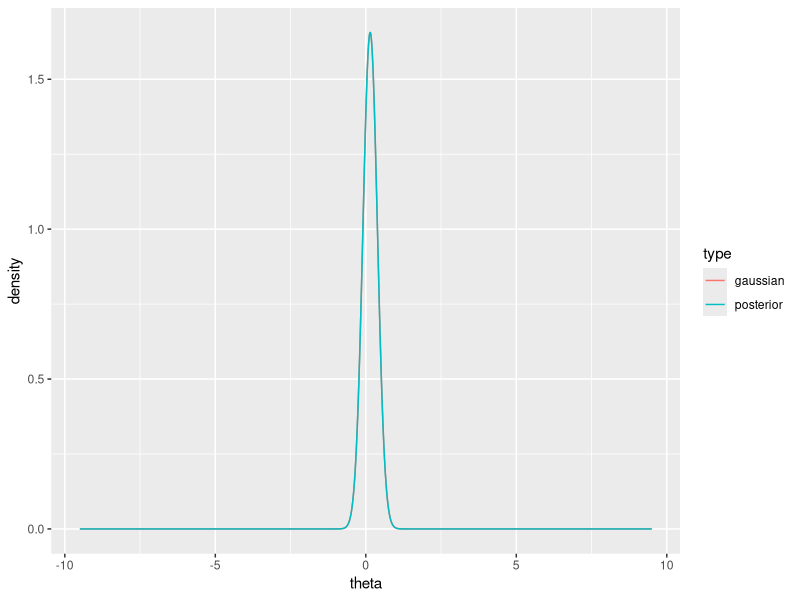
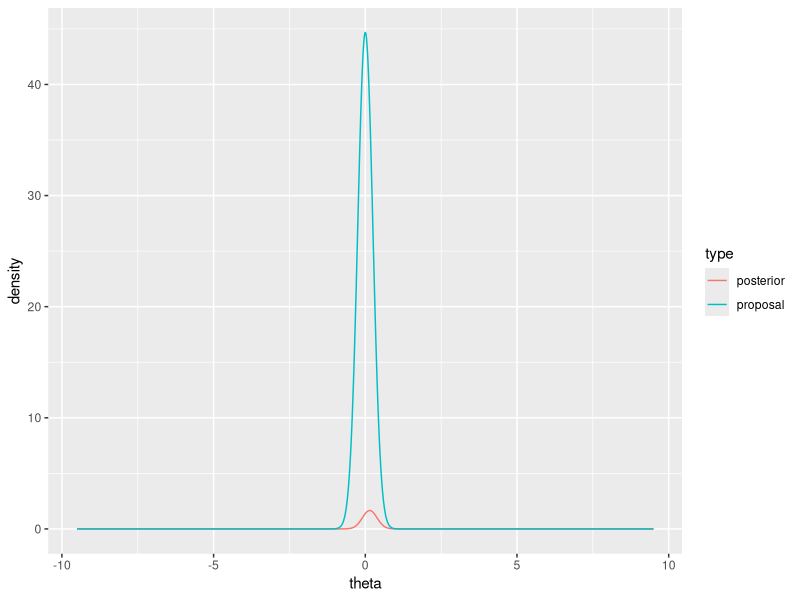
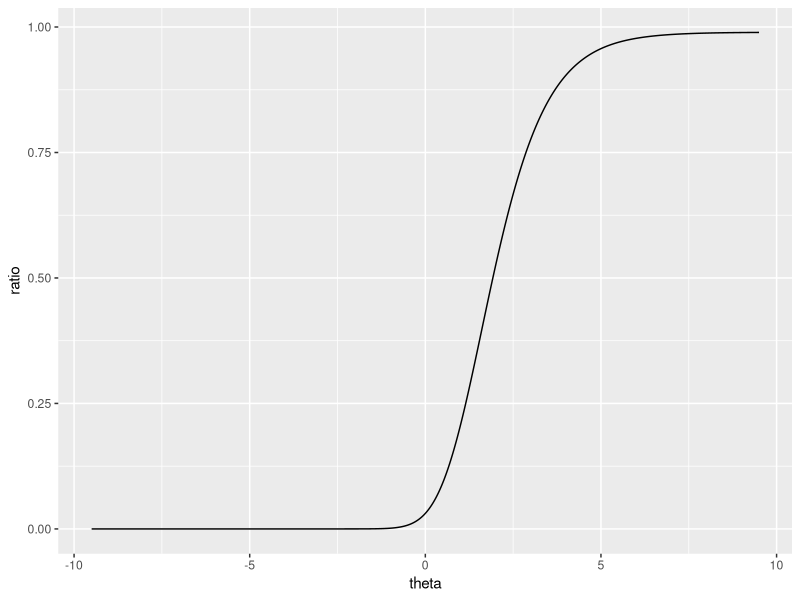
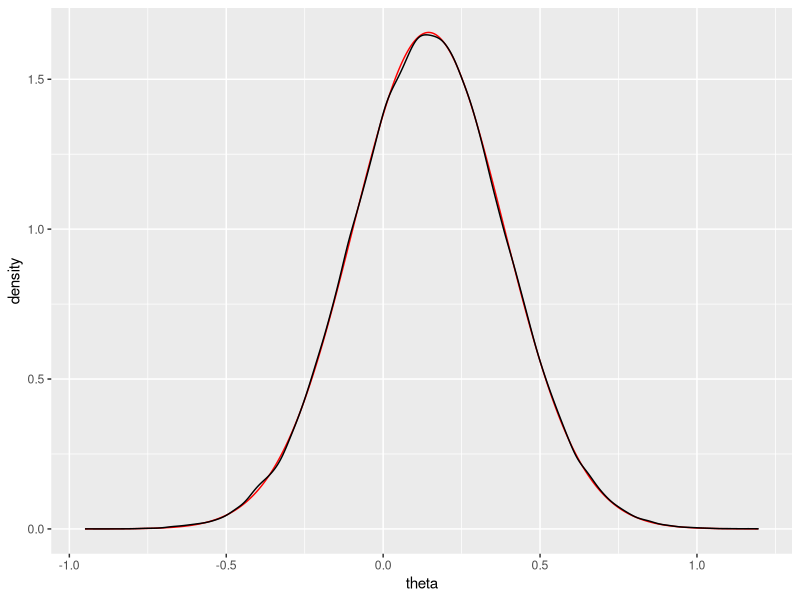
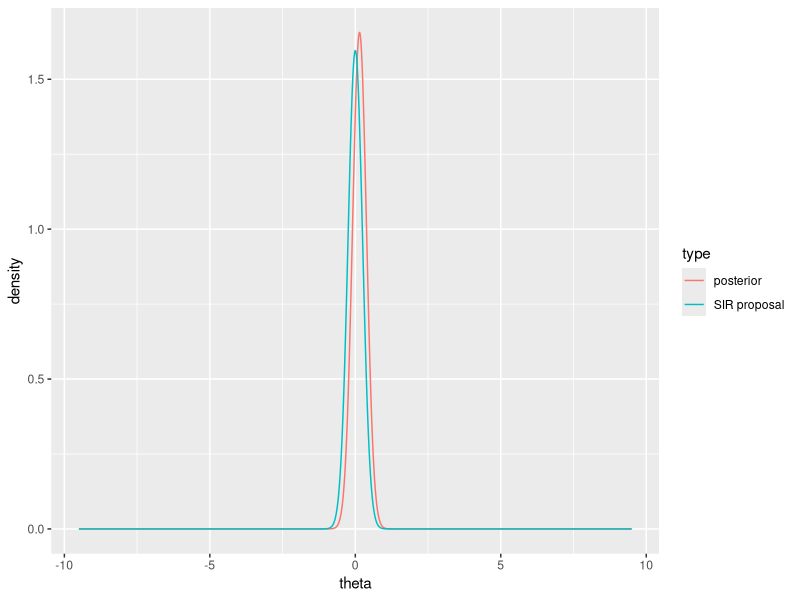
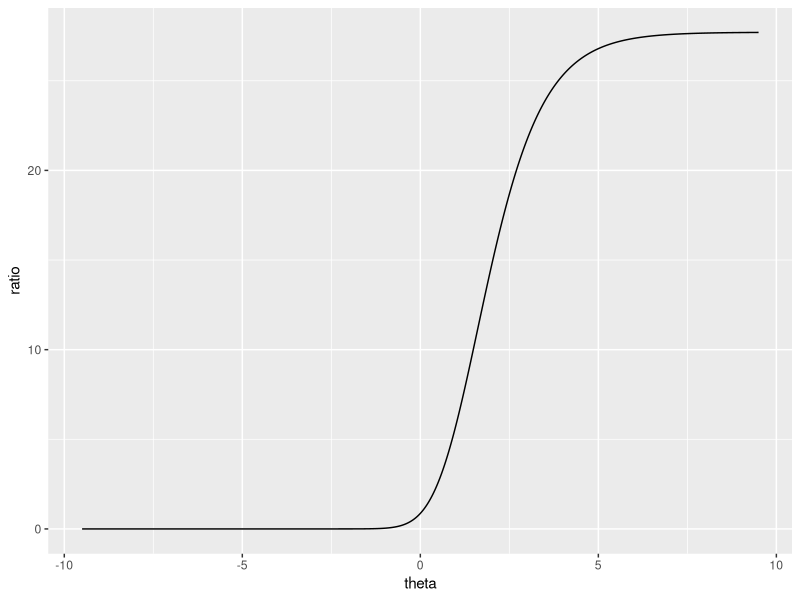
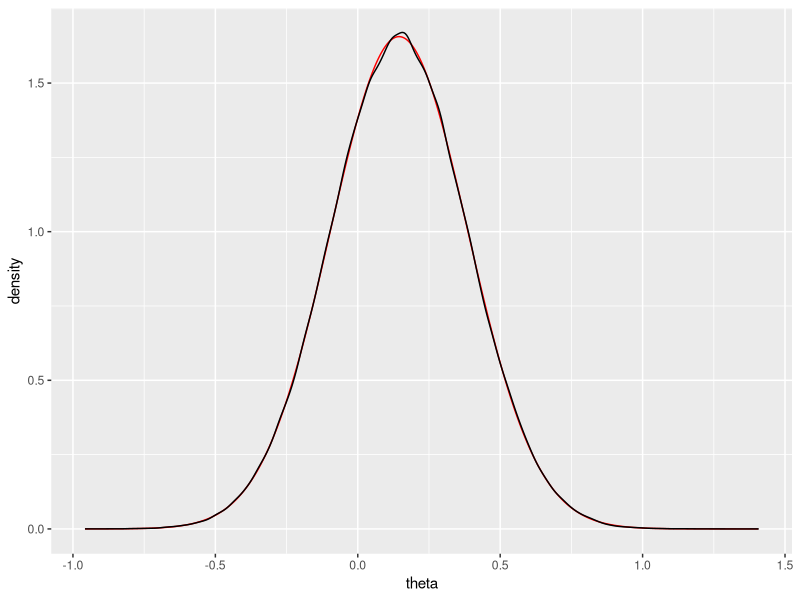

Generate these figures, in order, with R:

command.arguments <- commandArgs(trailingOnly = TRUE);
output.directory  <- command.arguments[1];

####################################################################################################
setwd(output.directory);
library(LearnBayes);
library(ggplot2);
library(scales);

### AUXILIARY FUNCTIONS ############################################################################
### auxiliary functions for performing rejection sampling and SIR (sample importance resampling):
target.pdf <- function(x) {
	mu.0    <- 0;
	sigma.0 <- 0.25;
	n       <- 5;
	y       <- 5;

	theta.min          <- -9.5;
	theta.max          <- +9.5;
	relative.grid.size <- 1e-3;

	grid.size <- (theta.max - theta.min) * relative.grid.size;
	theta     <- theta.min + (theta.max - theta.min) * seq(0,1,relative.grid.size);

	posterior.density    <- dnorm(x = theta, mean = mu.0, sd = sigma.0);
	posterior.density    <- posterior.density * exp(y * theta) / ((1 + exp(theta))^n);
	normalizing.constant <- grid.size * sum(posterior.density);

	output.value <- dnorm(x=x, mean=mu.0, sd=sigma.0) * exp(y*x) / ((1+exp(x))^n);
	output.value <- output.value / normalizing.constant;

	return(output.value);
	}

proposal.pdf <- function(x) {
	mu.0                <- 0;
	sigma.0             <- 0.25;
	enveloping.constant <- 28;
	return( enveloping.constant * dnorm(x = x, mean = mu.0, sd = sigma.0) );
	}

rproposal <- function(sample.size = NULL) {
	mu.0                <- 0;
	sigma.0             <- 0.25;
	return(rnorm(n = sample.size, mean = mu.0, sd = sigma.0));
	}

### SET-UP #########################################################################################
mu.0    <- 0;
sigma.0 <- 0.25;
n       <- 5;
y       <- 5;

### 5.13.1(a) ######################################################################################
theta.min          <- -9.5;
theta.max          <- +9.5;
relative.grid.size <- 1e-4;
grid.size          <- (theta.max - theta.min) * relative.grid.size;
theta              <- theta.min + (theta.max - theta.min) * seq(0,1,relative.grid.size);

posterior.density <- dnorm(x=theta, mean=mu.0, sd=sigma.0) * exp(y*theta) / ((1+exp(theta))^n);
posterior.density <- posterior.density / (grid.size * sum(posterior.density));
	###  We explain why "grid.size" is necessary in the above.
	###  Simply put, the "grid.size" is needed above so that the resulting
	###  numeric vector "posterior.density" is an accurate approximation of the
	###  actual posterior density function (as opposed to just some multiple of it
	###  by an unknown factor).
	###
	###  Note that the quantity "grid.size * sum(posterior.density)" is simply the
	###  Riemann sum with respect to the partition defined by the entries in the
	###  numeric vector "theta".  Thus, as "length(theta)" becomes large,
	###  "grid.size * sum(posterior.density)" well approximates the integral of
	###  the function defined by:
	###
	###      dnorm(x=theta, mean=mu.0, sd=sigma.0) * exp(y*theta) / ((1+exp(theta))^n); 
	###
	###  Without "grid.size", then "posterior.density" would only be proportional
	###  to the actual posterior density, but not equal to it.
	###
	###  This might be sufficient we were to use the numeric vector "posterior.density"
	###  simply as a vector of sampling weights.  However, since we need to make
	###  comparison of the posterior density with a number of other entities, including
	###  its approximating Gaussian density, the rejection-sampling proposal density,
	###  the sampling-importance-resampling proposal density, and the densities
	###  generated based on rejection-sampling and sampling-importance-resampling samples. 
	###  To facilitate these comparisons, we need to know the actual values of the
	###  posterior density function, not just some multiple of it by an unknown factor.

###  sanity check:
summary(posterior.density);
sum(grid.size * posterior.density);

###  We now generate the approximating Gaussian distribution.
###  We simply take this Gaussian approximation to be the one whose mean equals the mean of our
###  target posterior distribution, and whose standard deviation equals the standard deviation of
###  our target posterior distribution.
posterior.mean <- sum(grid.size * posterior.density * theta);
posterior.sd   <- sqrt(sum(grid.size * posterior.density * (theta - posterior.mean)^2));
posterior.mean;
posterior.sd;
approximating.gaussian.density <- dnorm(x = theta, mean = posterior.mean, sd = posterior.sd);

###  tabular comparison of the posterior density and its Gaussian approximation:
cbind(theta,posterior.density,approximating.gaussian.density);

###  graphical comparison of the posterior density and its Gaussian approximation:
png("Fig01_posterior-density.png");
my.levels <- c('gaussian','posterior');
DF.gaussian.approximation <- NULL;
DF.gaussian.approximation <- data.frame(
	theta   = theta,
	density = approximating.gaussian.density,
	type    = factor(rep('gaussian',length(theta)),levels=my.levels)
	);
DF.posterior <- data.frame(
	theta   = theta,
	density = posterior.density,
	type    = factor(rep('posterior',length(theta)),levels=my.levels)
	);
DF.temp <- rbind(DF.posterior,DF.gaussian.approximation);
qplot(data = DF.temp, x = theta, y = density, colour = type, geom = "line");
#my.ggplot <- ggplot(data = NULL);
#my.ggplot <- my.ggplot + geom_line(
#	data = DF.posterior,
#	aes(x = theta, y = density),
#	colour = "red"
#	);
#my.ggplot <- my.ggplot + geom_line(
#	data = DF.gaussian.approximation,
#	aes(x = theta, y = density),
#	colour = "black"
#	);
#my.ggplot;
dev.off();

###  estimate of posterior probability P(theta > 0 | data) that theta is positive
###  (i.e. the coin is biased towards heads)
sum(grid.size * posterior.density[theta > 0]);

###  estimate of posterior probability P(theta > 0 | data) that theta is positive
###  (i.e. the coin is biased towards heads) based on the approximating Gaussian distribution
pnorm(q = 0, mean = posterior.mean, sd = posterior.sd, lower.tail = FALSE);

### 5.13.1(b) ######################################################################################
prior.density               <- dnorm(x=theta, mean=mu.0, sd=sigma.0);
proposal.density            <- 28 * prior.density;
posterior.to.proposal.ratio <- posterior.density / proposal.density;

### tabular comparison of posterior density, proposal density, and their ratio:
cbind(theta,posterior.density,proposal.density,posterior.to.proposal.ratio);

png("Fig02_rejection-sampling-proposal-density.png");
my.levels <- c('posterior','proposal');
DF.posterior <- data.frame(
	theta   = theta,
	density = posterior.density,
	type    = factor(rep('posterior',length(theta)),levels=my.levels)
	);
DF.proposal <- data.frame(
	theta   = theta,
	density = proposal.density,
	type    = factor(rep('proposal',length(theta)),levels=my.levels)
	);
DF.temp <- rbind(DF.posterior,DF.proposal);
qplot(data = DF.temp, x = theta, y = density, colour = type, geom = "line");
dev.off();

png("Fig03_rejection-sampling-posterior-to-proposal-ratio.png");
qplot(
	data = data.frame(
		theta = theta,
		ratio = posterior.to.proposal.ratio
		),
	x    = theta,
	y    = ratio,
	geom = "line"
	);
dev.off();

### function to perform rejection sampling
perform.rejection.sampling <- function(target.pdf = NULL, proposal.pdf = NULL, rproposal = NULL, proposal.sample.size = NULL) {

	unif.sample     <- runif(n = proposal.sample.size);
	proposal.sample <- rproposal(sample.size = proposal.sample.size);

	target.density   <- target.pdf(proposal.sample);
	proposal.density <- proposal.pdf(proposal.sample);

	output.sample <- proposal.sample[unif.sample * proposal.density <= target.density];

	return(output.sample);

	}

### generate sample from posterior distribution via rejection sampling
proposal.sample.size <- 4 * (1e+6);
my.rejection.sample <- perform.rejection.sampling(
	target.pdf           = target.pdf,
	proposal.pdf         = proposal.pdf,
	rproposal            = rproposal,
	proposal.sample.size = proposal.sample.size
	);
str(my.rejection.sample);
summary(my.rejection.sample);
length(my.rejection.sample);

###  graphical comparison of posterior sample obtained via rejection sampling and
###  posterior density function 
png("Fig04_rejection-sampling-sample-density.png");
my.ggplot <- ggplot(data = NULL);
my.ggplot <- my.ggplot + geom_line(
	data = data.frame(
		theta   = theta,
		density = posterior.density
		),
	aes(x = theta, y = density),
	colour = "red"
	);
my.ggplot <- my.ggplot + geom_density(
	data = data.frame(
		theta = my.rejection.sample
		),
	aes(x = theta),
	colour = "black" 
	);
my.ggplot <- my.ggplot + xlim(range(my.rejection.sample));
my.ggplot;
dev.off();

###  estimate of posterior probability P(theta > 0 | data) that theta is positive
###  (i.e. the coin is biased towards heads) based on estimated posterior density on a grid:
sum(grid.size * posterior.density[theta > 0]);

###  estimate of P(theta > 0 | data) based on the approximating Gaussian distribution:
pnorm(q = 0, mean = posterior.mean, sd = posterior.sd, lower.tail = FALSE);

### estimate of P(theta > 0 | data) based on rejection sampling:
mean(my.rejection.sample > 0);

### 5.13.1(c) ######################################################################################
prior.density               <- dnorm(x=theta, mean=mu.0, sd=sigma.0);
proposal.density            <- prior.density;
posterior.to.proposal.ratio <- posterior.density / proposal.density;

### tabular comparison of posterior density, proposal density, and their ratio:
cbind(theta,posterior.density,proposal.density,posterior.to.proposal.ratio);

png("Fig05_SIR-proposal-density.png");
my.levels <- c('posterior','SIR proposal');
DF.posterior <- data.frame(
	theta   = theta,
	density = posterior.density,
	type    = factor(rep('posterior',length(theta)),levels=my.levels)
	);
DF.proposal <- data.frame(
	theta   = theta,
	density = proposal.density,
	type    = factor(rep('SIR proposal',length(theta)),levels=my.levels)
	);
DF.temp <- rbind(DF.posterior,DF.proposal);
qplot(data = DF.temp, x = theta, y = density, colour = type, geom = "line");
dev.off();

png("Fig06_SIR-posterior-to-proposal-ratio.png");
qplot(
	data = data.frame(
		theta = theta,
		ratio = posterior.to.proposal.ratio
		),
	x = theta,
	y = ratio,
	geom = "line"
	);
dev.off();

### function to perform rejection SIR (sample importance resampling)
perform.SIR <- function(target.pdf = NULL, proposal.pdf = NULL, rproposal = NULL, proposal.sample.size = NULL, SIR.sample.size = NULL) {

	proposal.sample <- rproposal(sample.size = proposal.sample.size);

	target.density   <- target.pdf(proposal.sample);
	proposal.density <- proposal.pdf(proposal.sample);

	SIR.density <- target.density / proposal.density;
	SIR.density <- SIR.density / sum(SIR.density);

	SIR.sample <- sample(
		size    = SIR.sample.size,
		x       = proposal.sample,
		prob    = SIR.density,
		replace = TRUE
		);

	return(SIR.sample);

	}

### generate sample from posterior distribution via SIR
proposal.sample.size <- 4 * (1e+6);
SIR.sample.size      <- 5 * (1e+5);
my.SIR.sample <- perform.SIR(
	target.pdf           = target.pdf,
	proposal.pdf         = proposal.pdf,
	rproposal            = rproposal,
	proposal.sample.size = proposal.sample.size,
	SIR.sample.size      = SIR.sample.size
	);
str(my.SIR.sample);
summary(my.SIR.sample);
length(my.SIR.sample);

###  graphical comparison of posterior sample obtained via SIR and the posterior density function 
png("Fig07_SIR-sample-density.png");
my.ggplot <- ggplot(data = NULL);
my.ggplot <- my.ggplot + geom_line(
	data = data.frame(
		theta   = theta,
		density = posterior.density
		),
	aes(x = theta, y = density),
	colour = "red"
	);
my.ggplot <- my.ggplot + geom_density(
	data = data.frame(
		theta = my.SIR.sample
		),
	aes(x = theta),
	colour = "black" 
	);
my.ggplot <- my.ggplot + xlim(range(my.SIR.sample));
my.ggplot;
dev.off();

###  estimate of posterior probability P(theta > 0 | data) that theta is positive
###  (i.e. the coin is biased towards heads) based on estimated posterior density on a grid:
sum(grid.size * posterior.density[theta > 0]);

###  estimate of P(theta > 0 | data) based on the approximating Gaussian distribution:
pnorm(q = 0, mean = posterior.mean, sd = posterior.sd, lower.tail = FALSE);

### estimate of P(theta > 0 | data) based on rejection sampling:
mean(my.rejection.sample > 0);

### estimate of P(theta > 0 | data) based on SIR (sample importance resampling):
mean(my.SIR.sample > 0);
